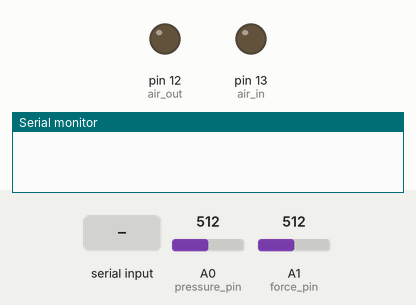
This sketch was run on a simulated Arduino Uno, built with avr-gcc and run on an emulated ATmega328P. On the bench: output pins drawn as LEDs (lit = HIGH), the last lines printed to the serial monitor. Dashed ring = blinking. The test bench sets the inputs (shaded band); at power-on: A0 (pressure_pin) = 512, A1 (force_pin) = 512.

Above: at 1.2 s.
1.3 s: "2," received over Serial
2.8 s: "90,45,200," received over Serial
At 3.01 s:
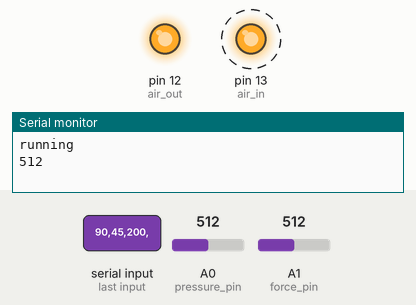
Timing chart, 0 to 5.8 s (numbered marks = the images above; inputs shaded):
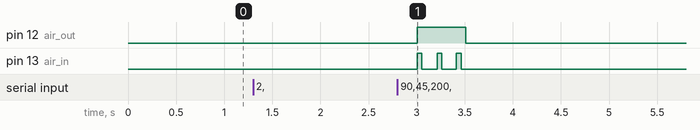

The sketch:

ValvePWM_Oct6.ino
```cpp
// (licence header left out)
  #include <math.h>
      int choose_branch;    //initialize the variable "choose_branch"
      //Initiating Input and Output pins on Arduino
      int air_in = 13;
      int air_out = 12;
      int pressure_pin = A0;
      int force_pin = A1;

      //Setting the timing of the valves pwm
      String pw_in = "500";            //use milliseconds
      String pw_out = "0";
      String period_in = "1000";
      String period_out = "1";

      //initiate timer at 0
      int timer = 0;


  void setup() {
    pinMode(air_in, OUTPUT);
    pinMode(air_out, OUTPUT);
    Serial.begin(14400);           //initialize arduino serial communication //change to 9600 to collect all press and depress data
    Serial.setTimeout(100);         //this sets the maximum milliseconds to wait for serial data.
  }


  void loop() {
    char choose_branch = '0';
    int total = 0;
    if (Serial.available() > 0)              //If there's info sent over serial from MATLAB, read the serial data into "choose branch" variable.    ('2' = PWM data collection)
    {
      choose_branch = Serial.read();
      if (choose_branch == '2')              //If "choose branch" = 2, then proceed to the following while loop
      {
        Serial.println("running");          //Tell matlab that the arduino recieved the protocol id = running.
        String reading = "2";               //initiate variable to store the serial data as string when it is being read

            while (true)
            {
               reading = Serial.readStringUntil(',');       //read from serial until next ',' sign
                  if (reading.length() > 1 and reading != "2\n")
                  {   //if the reading is anything but 2, break and start collecting data (we need to ignore 2 because matlab sends many instances of the protocol id, so we want to make sure that it checks for the next unique value, which would be how many data points to collect)
                    break;
                  }
            }
                //MATLAB variables
                total = reading.toInt();
                pw_in = Serial.readStringUntil(',').toInt();
                period_in = Serial.readStringUntil(',').toInt();
                pw_out = Serial.readStringUntil(',').toInt();
                period_out = Serial.readStringUntil(',').toInt();

                double start = millis();          //start timer
                double timer = 0;

            //Data collection for pressurizing the BPA
            for (int i = 0; i < (total)/2; i++)         //data collection begins with total/2  number of data points.
            {
              timer = millis() - start;

                  if (fmod(timer,period_in.toInt())<= pw_in.toInt())      //fmod = floating point modulus. If the remainder of timer/period is smaller than the valve open time, then proceed to turn on valve.
                  {
                    digitalWrite(air_in,HIGH);
                    digitalWrite(air_out,HIGH);
                  } else
                  {
                    digitalWrite(air_in,LOW);                             //If remainder of timer/period is greater than valve open time, shut valve off.
                  }

                  Serial.println(analogRead(force_pin));       //reads raw force data
                  Serial.println(analogRead(pressure_pin));       //reads raw pressure sensor data
                  Serial.println(timer);                //record time stamp of data collection

            }
                  // digitalWrite(air_in,LOW);


             //Data collection for depressurizing BPA
             for (int i = 0; i < (total)/2; i++)
             {
                timer = millis() - start;
                  if (fmod(timer,period_out.toInt())<= pw_out.toInt())
                  {
                  digitalWrite(air_in,LOW);
                  digitalWrite(air_out,HIGH);
                  } else
                  {
                  digitalWrite(air_out,LOW);
                  }
                Serial.println(analogRead(force_pin));       //reads raw force data
                Serial.println(analogRead(pressure_pin));       //reads raw pressure sensor data
                Serial.println(timer);                //record time stamp of data collection

              }
              digitalWrite(air_out,LOW);


      } else {  //if there is no information to read over serial from matlab, wait and release valve
       // digitalWrite(air_in,LOW);
      //  digitalWrite(air_out,LOW);
      }

    }
  }
```

Measured:
- after the input at 2.8 s, pin 12 (air_out): LOW → HIGH after 0.21 s, → LOW 0.51 s later; pin 13 (air_in): alternates HIGH for 0.05 s and LOW for 0.15 s, 6 changes in all, then stays LOW, starting after 0.21 s
